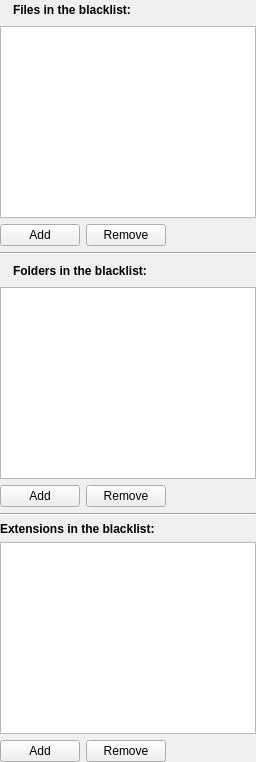
      <widget class="QWidget" name="page_3">
       <layout class="QGridLayout">
        <property name="margin">
         <number>0</number>
        </property>
        <item row="0" column="0">
         <layout class="QGridLayout">
          <item row="0" column="1">
           <widget class="QLabel" name="label_7">
            <property name="text">
             <string>&lt;b&gt;Files in the blacklist:&lt;/b&gt;</string>
            </property>
           </widget>
          </item>
          <item row="0" column="2">
           <spacer>
            <property name="orientation">
             <enum>Qt::Horizontal</enum>
            </property>
            <property name="sizeHint" stdset="0">
             <size>
              <width>40</width>
              <height>20</height>
             </size>
            </property>
           </spacer>
          </item>
          <item row="0" column="0">
           <widget class="QLabel" name="label_8">
            <property name="pixmap">
             <pixmap resource="../resources.qrc">:/new/prefix1/images/file.png</pixmap>
            </property>
           </widget>
          </item>
         </layout>
        </item>
        <item row="1" column="0">
         <widget class="QListWidget" name="blacklist_fileslist">
          <property name="statusTip">
           <string>List of files in the blacklist</string>
          </property>
         </widget>
        </item>
        <item row="2" column="0">
         <layout class="QGridLayout">
          <item row="0" column="2">
           <spacer>
            <property name="orientation">
             <enum>Qt::Horizontal</enum>
            </property>
            <property name="sizeHint" stdset="0">
             <size>
              <width>40</width>
              <height>20</height>
             </size>
            </property>
           </spacer>
          </item>
          <item row="0" column="1">
           <widget class="QPushButton" name="blacklist_removefile">
            <property name="statusTip">
             <string>Remove file from blacklist</string>
            </property>
            <property name="text">
             <string>Remove</string>
            </property>
            <property name="icon">
             <iconset resource="../resources.qrc">
              <normaloff>:/new/prefix1/images/remove.png</normaloff>:/new/prefix1/images/remove.png</iconset>
            </property>
           </widget>
          </item>
          <item row="0" column="0">
           <widget class="QPushButton" name="blacklist_addfile">
            <property name="statusTip">
             <string>Add file to black list</string>
            </property>
            <property name="text">
             <string>Add</string>
            </property>
            <property name="icon">
             <iconset resource="../resources.qrc">
              <normaloff>:/new/prefix1/images/add.png</normaloff>:/new/prefix1/images/add.png</iconset>
            </property>
           </widget>
          </item>
         </layout>
        </item>
        <item row="3" column="0">
         <widget class="Line" name="line">
          <property name="orientation">
           <enum>Qt::Horizontal</enum>
          </property>
         </widget>
        </item>
        <item row="4" column="0">
         <layout class="QGridLayout">
          <item row="0" column="2">
           <spacer>
            <property name="orientation">
             <enum>Qt::Horizontal</enum>
            </property>
            <property name="sizeHint" stdset="0">
             <size>
              <width>40</width>
              <height>20</height>
             </size>
            </property>
           </spacer>
          </item>
          <item row="0" column="1">
           <widget class="QLabel" name="label_6">
            <property name="text">
             <string>&lt;b&gt;Folders in the blacklist:&lt;/b&gt;</string>
            </property>
           </widget>
          </item>
          <item row="0" column="0">
           <widget class="QLabel" name="label_9">
            <property name="pixmap">
             <pixmap resource="../resources.qrc">:/new/prefix1/images/folder_16.png</pixmap>
            </property>
           </widget>
          </item>
         </layout>
        </item>
        <item row="5" column="0">
         <widget class="QListWidget" name="blacklist_folderslist">
          <property name="statusTip">
           <string>List of folders in the blacklist</string>
          </property>
         </widget>
        </item>
        <item row="6" column="0">
         <layout class="QGridLayout">
          <item row="0" column="2">
           <spacer>
            <property name="orientation">
             <enum>Qt::Horizontal</enum>
            </property>
            <property name="sizeHint" stdset="0">
             <size>
              <width>40</width>
              <height>20</height>
             </size>
            </property>
           </spacer>
          </item>
          <item row="0" column="1">
           <widget class="QPushButton" name="blacklist_removefolder">
            <property name="statusTip">
             <string>Remove folder from blacklist</string>
            </property>
            <property name="text">
             <string>Remove</string>
            </property>
            <property name="icon">
             <iconset resource="../resources.qrc">
              <normaloff>:/new/prefix1/images/remove.png</normaloff>:/new/prefix1/images/remove.png</iconset>
            </property>
           </widget>
          </item>
          <item row="0" column="0">
           <widget class="QPushButton" name="blacklist_addfolder">
            <property name="statusTip">
             <string>Add folder to blacklist</string>
            </property>
            <property name="text">
             <string>Add</string>
            </property>
            <property name="icon">
             <iconset resource="../resources.qrc">
              <normaloff>:/new/prefix1/images/add.png</normaloff>:/new/prefix1/images/add.png</iconset>
            </property>
           </widget>
          </item>
         </layout>
        </item>
        <item row="9" column="0">
         <widget class="QListWidget" name="blacklist_extslist">
          <property name="statusTip">
           <string>List of extensions in the blacklist</string>
          </property>
         </widget>
        </item>
        <item row="7" column="0">
         <widget class="Line" name="line_2">
          <property name="orientation">
           <enum>Qt::Horizontal</enum>
          </property>
         </widget>
        </item>
        <item row="8" column="0">
         <widget class="QLabel" name="label_20">
          <property name="text">
           <string>&lt;b&gt;Extensions in the blacklist:&lt;/b&gt;</string>
          </property>
         </widget>
        </item>
        <item row="10" column="0">
         <layout class="QHBoxLayout">
          <item>
           <widget class="QPushButton" name="blacklist_addext">
            <property name="statusTip">
             <string>Add extension to blacklist</string>
            </property>
            <property name="text">
             <string>Add</string>
            </property>
            <property name="icon">
             <iconset resource="../resources.qrc">
              <normaloff>:/new/prefix1/images/add.png</normaloff>:/new/prefix1/images/add.png</iconset>
            </property>
           </widget>
          </item>
          <item>
           <widget class="QPushButton" name="blacklist_removeext">
            <property name="statusTip">
             <string>Remove extension from blacklist</string>
            </property>
            <property name="text">
             <string>Remove</string>
            </property>
            <property name="icon">
             <iconset resource="../resources.qrc">
              <normaloff>:/new/prefix1/images/remove.png</normaloff>:/new/prefix1/images/remove.png</iconset>
            </property>
           </widget>
          </item>
          <item>
           <spacer>
            <property name="orientation">
             <enum>Qt::Horizontal</enum>
            </property>
            <property name="sizeHint" stdset="0">
             <size>
              <width>40</width>
              <height>20</height>
             </size>
            </property>
           </spacer>
          </item>
         </layout>
        </item>
       </layout>
      </widget>
